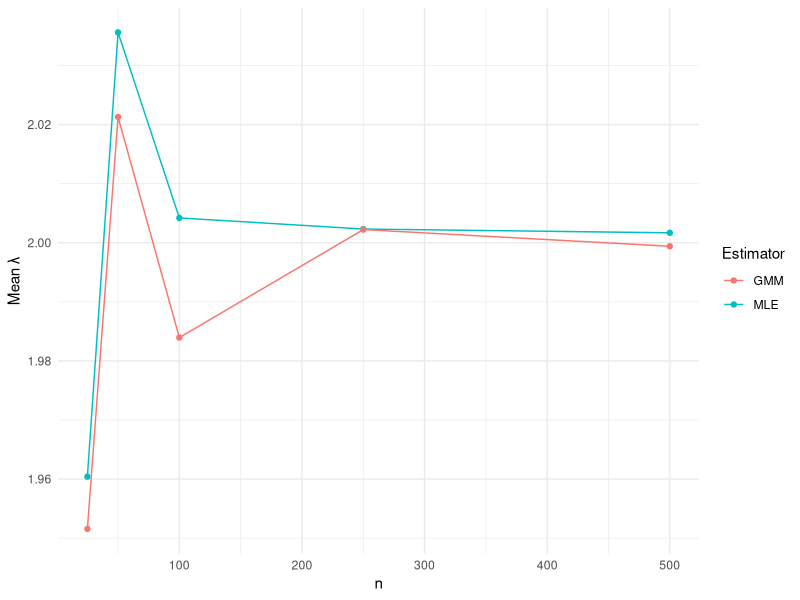
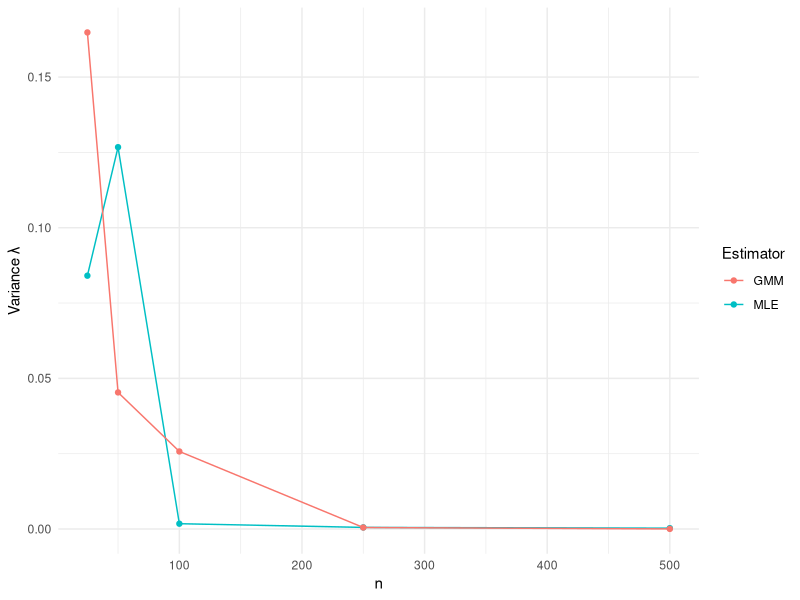
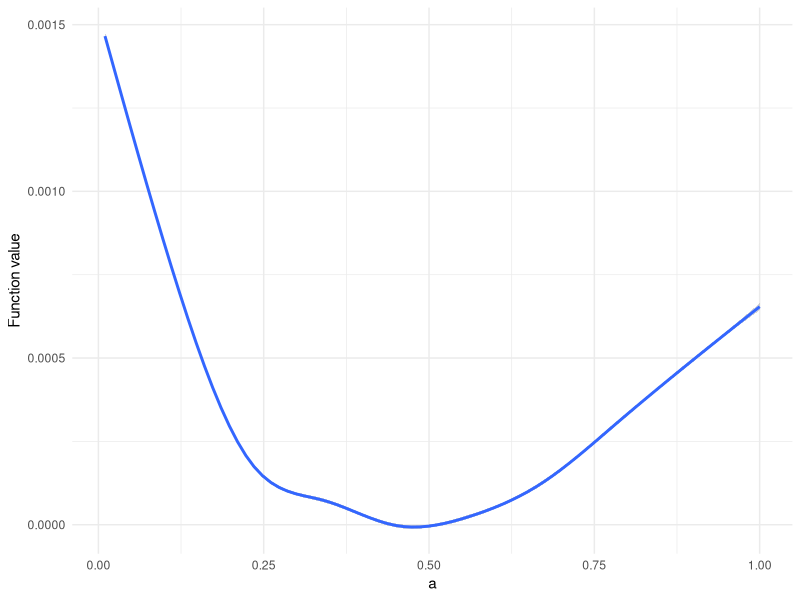
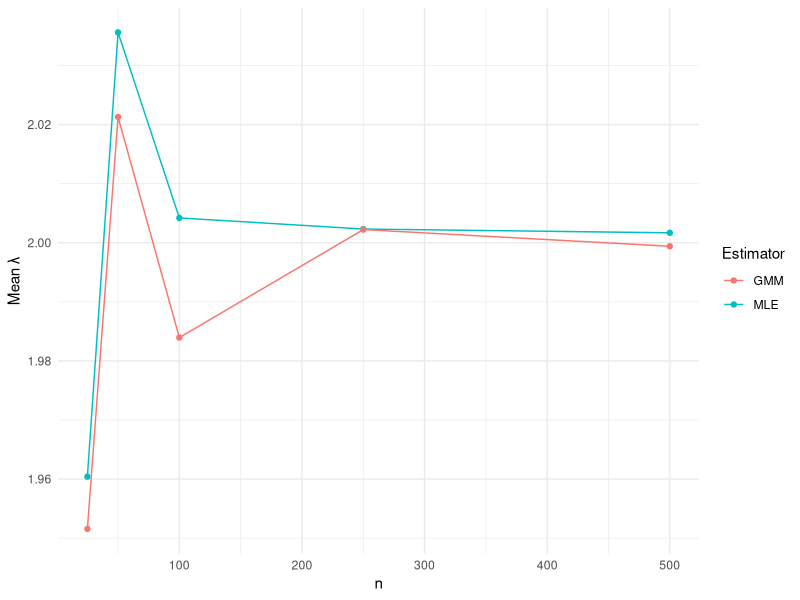
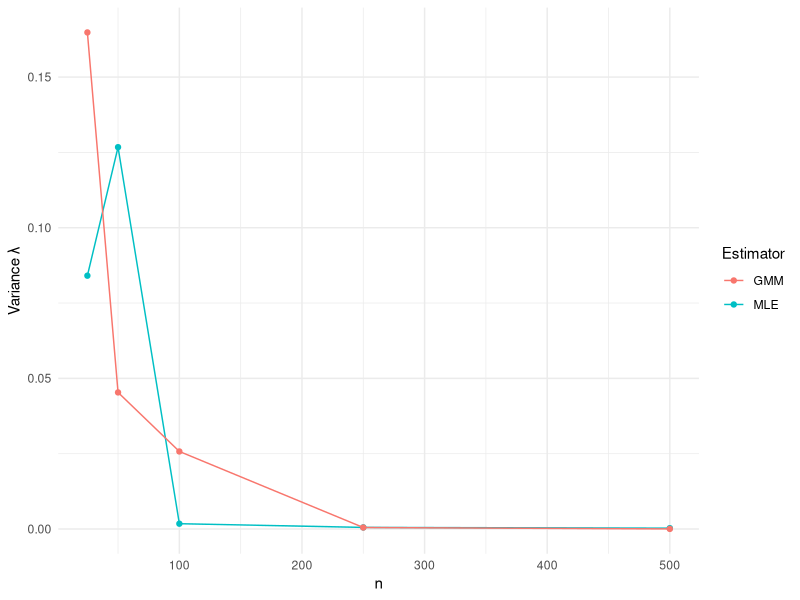
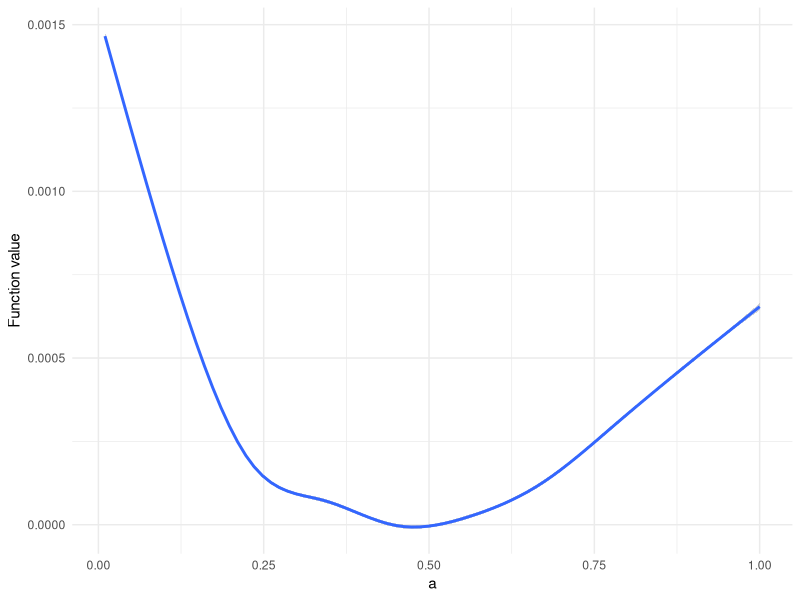
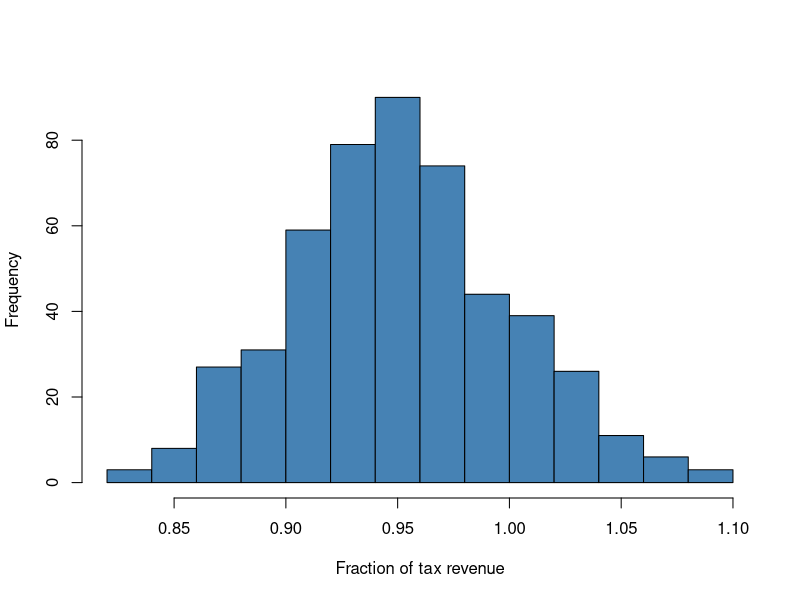

Source code (R) for these figures, in order:
########################
######### PS 3 #########
########################

#load packages#
library(dplyr)
library(ggplot2)
library(readr)
library(xtable)

##### Q 1 ################

### d ###

N <- c(25, 50, 100, 250, 500) #samples sizes 

for (n in N) {
  
  for (i in 1:100) {
  
  x_i_n <- rpois(n, 2)
  
  x_bar <- mean(x_i_n) 
  
  s2 <- mean((x_i_n - x_bar)^2)
  
  lambda_hat_MLE_n_i <- sum(x_i_n)/n
  
  lambda_hat_GMM_n_i <- (x_bar + s2)/2
  
    if (i == 1) {
  
    est_n <- tibble(
    lambda_hat_MLE = lambda_hat_MLE_n_i, 
    lambda_hat_GMM = lambda_hat_GMM_n_i, 
    i = i,  
    n = n 
      )
    }
  
    else{ 
    est_n <- rbind(est_n, tibble(
    lambda_hat_MLE = lambda_hat_MLE_n_i, 
    lambda_hat_GMM = lambda_hat_GMM_n_i, 
    i = i,  
    n = n

    ))
    }
  }
  
  #Calculate mean estimtors#
  
  lambda_MLE_bar_n <- sum(est_n$lambda_hat_MLE) / 100
  var_lambda_MLE_n <- (1 / 100) * sum((est_n$lambda_hat_MLE - 2)^2)
  
  lambda_GMM_bar_n <- sum(est_n$lambda_hat_GMM)/100
  var_lambda_GMM_n <- (1 / 100) * sum((est_n$lambda_hat_GMM - 2)^2)
  
  if (n == 25) {
    
    est_all <- tibble(  
    lambda_MLE_bar = lambda_MLE_bar_n, 
    var_lambda_MLE = var_lambda_MLE_n, 
    
    lambda_GMM_bar = lambda_GMM_bar_n, 
    var_lambda_GMM = var_lambda_GMM_n, 
    
    n = n 
    )
  }
  
  else {
    est_all <- rbind(est_all, tibble(
      lambda_MLE_bar = sum(est_n$lambda_hat_MLE) / 100, 
      var_lambda_MLE = (sum(est_n$lambda_hat_MLE - 2))^2 / 100, 
      
      lambda_GMM_bar = sum(est_n$lambda_hat_GMM)/100, 
      var_lambda_GMM = (sum(est_n$lambda_hat_GMM - 2))^2 / 100, 
      
      n = n 
    ))
  }
}


# Plot the estimators over n # 

# Lambda bar # 

plot_1 <-ggplot(est_all, aes(x = n)) +
  geom_line(aes(y = lambda_MLE_bar, color = "MLE")) +
  geom_point(aes(y = lambda_MLE_bar, color = "MLE")) +
  geom_line(aes(y = lambda_GMM_bar, color = "GMM")) +
  geom_point(aes(y = lambda_GMM_bar, color = "GMM")) +
  labs(
    y = "Mean λ",
    color = "Estimator"
  ) +
  theme_minimal()

print(plot_1)

ggsave(
  filename = "lambda_bar_estimates.pdf",
  plot     = plot_1,
  width    = 8,
  height   = 6
)

# Variance # 

plot_2 <-ggplot(est_all, aes(x = n)) +
  geom_line(aes(y = var_lambda_MLE, color = "MLE")) +
  geom_point(aes(y = var_lambda_MLE, color = "MLE")) +
  geom_line(aes(y = var_lambda_GMM, color = "GMM")) +
  geom_point(aes(y = var_lambda_GMM, color = "GMM")) +
  labs(
    y = "Variance λ",
    color = "Estimator"
  ) +
  theme_minimal()

print(plot_2)

ggsave(
  filename = "var_lambda_estimates.pdf",
  plot     = plot_2,
  width    = 8,
  height   = 6
)

############## Q2 ###########################


######### d ##############

#Import dataset # 
df_2 <- read_csv("ProblemSet3data.csv")

#### Run a grid search algorithm ### 

# Define objective function # 

obj <- function(alpha, r,D,k,B){
  g <- r - D * (1 - pmin(B / (alpha * k), 1))
  mean(g)^2
}

# Change dataset# 

df_2_updated <- df_2 %>%
  mutate(k_tp1 = lead(k),
         r_tp1 = lead(r))%>%
  filter(!is.na(r_tp1), 
         !is.na(k_tp1)) %>%
  filter(
    !is.na(k_tp1),
    !is.na(B),
    !is.na(D),
    !is.na(r_tp1),
    k_tp1 > 0
  )

# Run the minimization problem over a grid# 

alpha_grid <- seq(0.01, 1, length.out = 1000)

#Evaluate the function at grid#

for (a in alpha_grid){
  func_val <- obj(a, 
                  r = df_2_updated$r_tp1, 
                  D = df_2_updated$D, 
                  k = df_2_updated$k_tp1, 
                  B = df_2_updated$B)
  
  if (a ==0.01) {
    df_grid <- tibble(
      func_val = func_val, 
      a = a)
  }
  
  else 
    df_grid <- rbind(df_grid, tibble(
      func_val = func_val, 
      a = a))
}

#Choosing the minimizer

alpha_hat <- df_grid %>%
  slice_min(func_val, n = 1) %>%
  pull(a)


#Plotting over alphas# 

plot_3 <- ggplot(df_grid) +
  aes(x = a, y = func_val)+ 
  geom_smooth() +
  labs(
    y = "Function value") + 
  theme_minimal()
              
print(plot_3)

ggsave(
  filename = "grid_seacrh_alpha.pdf",
  plot     = plot_3,
  width    = 8,
  height   = 6
)



#################### Q3 ####################

# Simulating data # 

tax_rev <- rnorm(500, mean = 19, sd = 1)
intgov_trans <- rnorm(500, mean = 1, sd = 1)
u <- rnorm(500, mean = 0, sd = 1)
e <- rnorm(500, mean = 0, sd = 1)

# Creating variables 

fund <- tax_rev + intgov_trans
local_inc <- tax_rev - u
test_score <- tax_rev - intgov_trans + e

# Assemble in a df # 

df_schools <- tibble(tax_rev, intgov_trans,fund,local_inc,test_score)

# Calculating fraction of funding from local tax revenue# 

df_schools <- df_schools %>%
  mutate(frac_tax_rev = tax_rev/fund)

mean_frac <- mean(df_schools$frac_tax_rev)
print(mean_frac)

#Plotting the average fraction# 

pdf("hist_frac_tax_rev.pdf", width = 7, height = 5)

plot_4 <- hist(
  df_schools$frac_tax_rev,
  col  = "steelblue",
  main = "",                 # no title
  xlab = "Fraction of tax revenue",
  ylab = "Frequency"
)


dev.off() 


###### c ######

#Regressing child scores on tax revenue and intergovernmental transfers # 

# solve OLS # 
OLS_estim <- function(y, x) {
  
  X <- cbind(Intercept = 1, as.matrix(x))
  Y <- as.matrix(y)
  
  beta_hat <- solve(t(X) %*% X) %*% t(X) %*% Y
  
  rownames(beta_hat) <- colnames(X)
  colnames(beta_hat) <- "Estimate"
  
  # Residuals and SEs
  e_hat <- Y - X %*% beta_hat
  n <- nrow(X)
  k <- ncol(X)
  
  sigma2_hat <- as.numeric(t(e_hat) %*% e_hat / (n - k))
  vcov_beta <- sigma2_hat * solve(t(X) %*% X)
  se_beta <- sqrt(diag(vcov_beta))
  
  results <- data.frame(
    Estimate = as.numeric(beta_hat),
    `Std. Error` = se_beta,
    row.names = colnames(X)
  )
  
  print(
    xtable::xtable(results, digits = 3),
    type = "latex",
    include.rownames = TRUE
  )
  
  return(results)
}


## Run regression ##


#Without control # 

ols_1 <- OLS_estim(df_schools$test_score, df_schools[, c("tax_rev", "intgov_trans")])

#With control # 

ols_2 <- OLS_estim(df_schools$test_score, df_schools[, c("tax_rev", "intgov_trans","local_inc")])

######## d #########

#Estimating funding on test score# 

ols_3 <- OLS_estim(df_schools$test_score, df_schools[, c("fund")]) 

####### e ###########

# Correlation between local average income and funding # 

rho <- cor(df_schools$fund, df_schools$local_inc,use = "complete.obs")

corr_table <- data.frame(
  Correlation = rho
)

print(
  xtable(corr_table, digits = 3),
  type = "latex",
  include.rownames = FALSE
)
